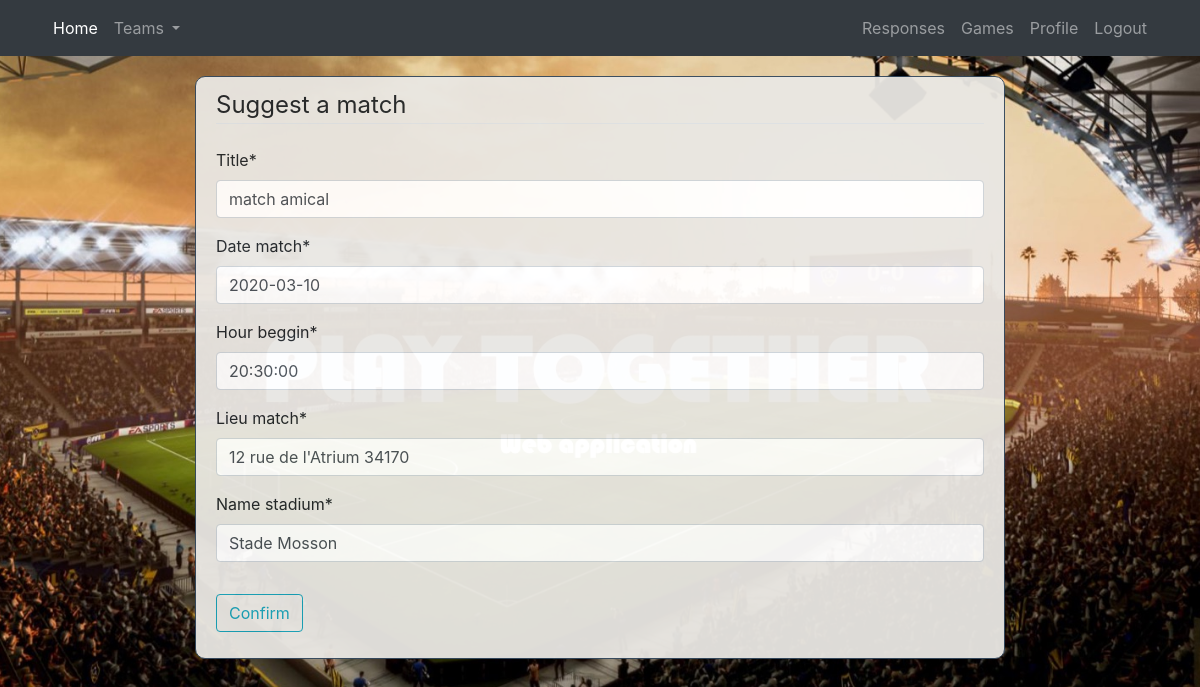
Page /proposition/26/update/ (signed in) on the committed database.
### proposition/models.py (models this page shows, shortened)
class Proposition(models.Model):
	title = models.CharField(max_length=300)
	date_posted = models.DateTimeField(default=timezone.now)
	date_match = models.DateField()
	hour_beggin = models.TimeField()
	lieu_match = models.CharField(max_length=300)
	name_stadium = models.CharField(max_length=50)
	author = models.ForeignKey(Account, null = True, on_delete=models.CASCADE)

### proposition/views.py (the view, shortened to what this page needs)
# urls.py: path('proposition/<int:pk>/update/', PropositionUpdateView.as_view(), name='proposition_update'),
class PropositionUpdateView(LoginRequiredMixin, UserPassesTestMixin, UpdateView):
	model = Proposition
	fields = ['title', 'date_match', 'hour_beggin', 'lieu_match', 'name_stadium', ]
	def test_func(self):
		proposition = self.get_object()
		if (self.request.user.is_captain and self.request.user == proposition.author):
			return True
		return False

### proposition/templates/proposition/proposition_form.html (shortened to what this page needs)
{% extends "project/base.html" %}
{% load crispy_forms_tags %}
{% block content %}
<div class="content-section">
	<form method="POST">
		<fieldset class="form-group">
			<legend class="border-bottom mb-4">Suggest a match</legend>
			{{ form|crispy }}
		</fieldset>
		<div class="form-group">
			<button class="btn btn-outline-info" type="submit">Confirm</button>
		</div>
	</form>
</div>
{% endblock content %}

### project/static/project/main3.css (style rules this page uses)
body { background-image: url("./home-image2.jpg"); background-attachment: fixed; background-position: center; background-repeat: no-repeat; background-size: cover; }
.content-section { background: #E9E7E3 ; opacity: 0.95; margin-right: 150px; margin-left: 150px; padding: 10px 20px; border : 1px solid #34495E; border-radius: 10px; margin-bottom: 20px; margin-top: 20px; }

### rows in the picture
Proposition: title "match amical", date_match "2020-03-10", hour_beggin "20:30:00", lieu_match "12 rue de l'Atrium 34170", name_stadium "Stade Mosson"
